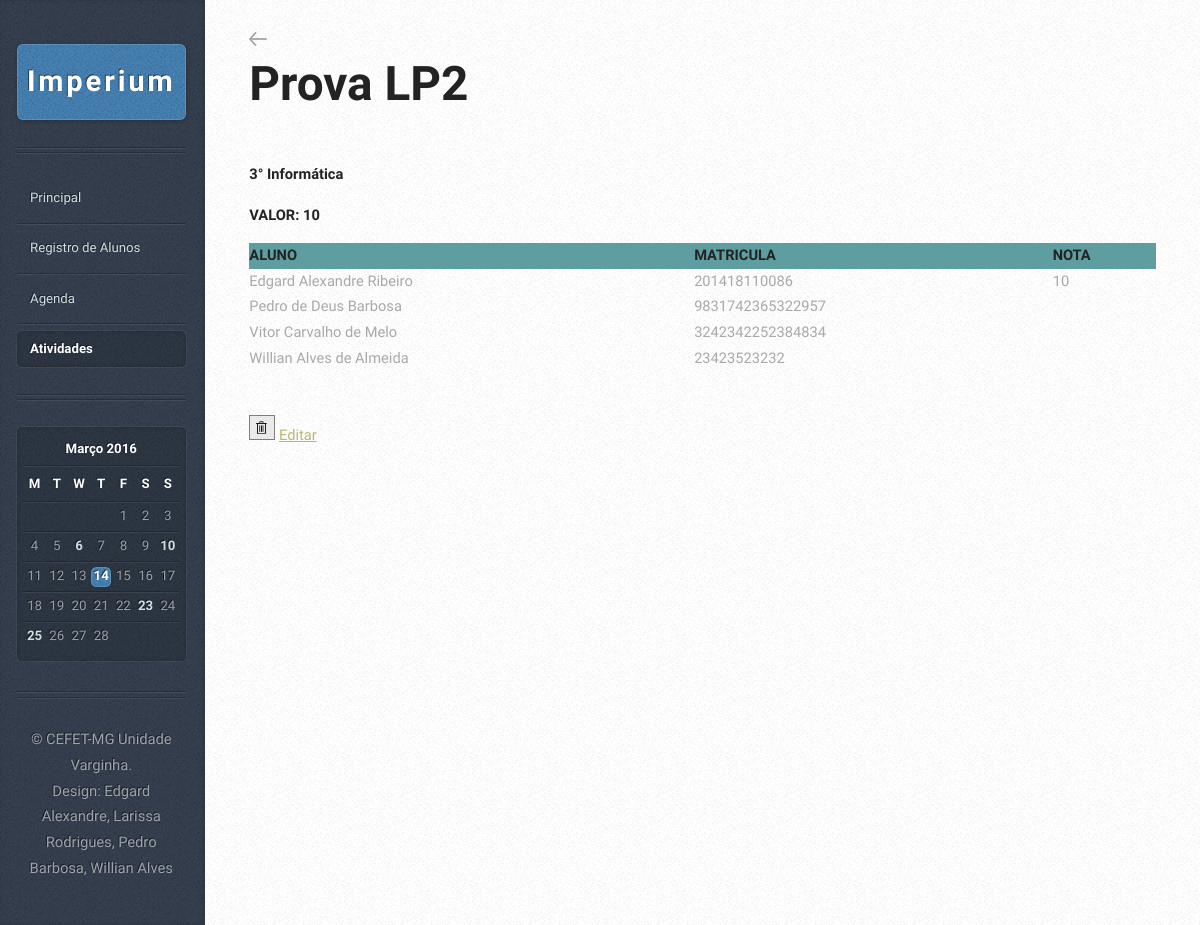
/atividadeRegistro.php?id=1, run on an earlier commit of the app's database.
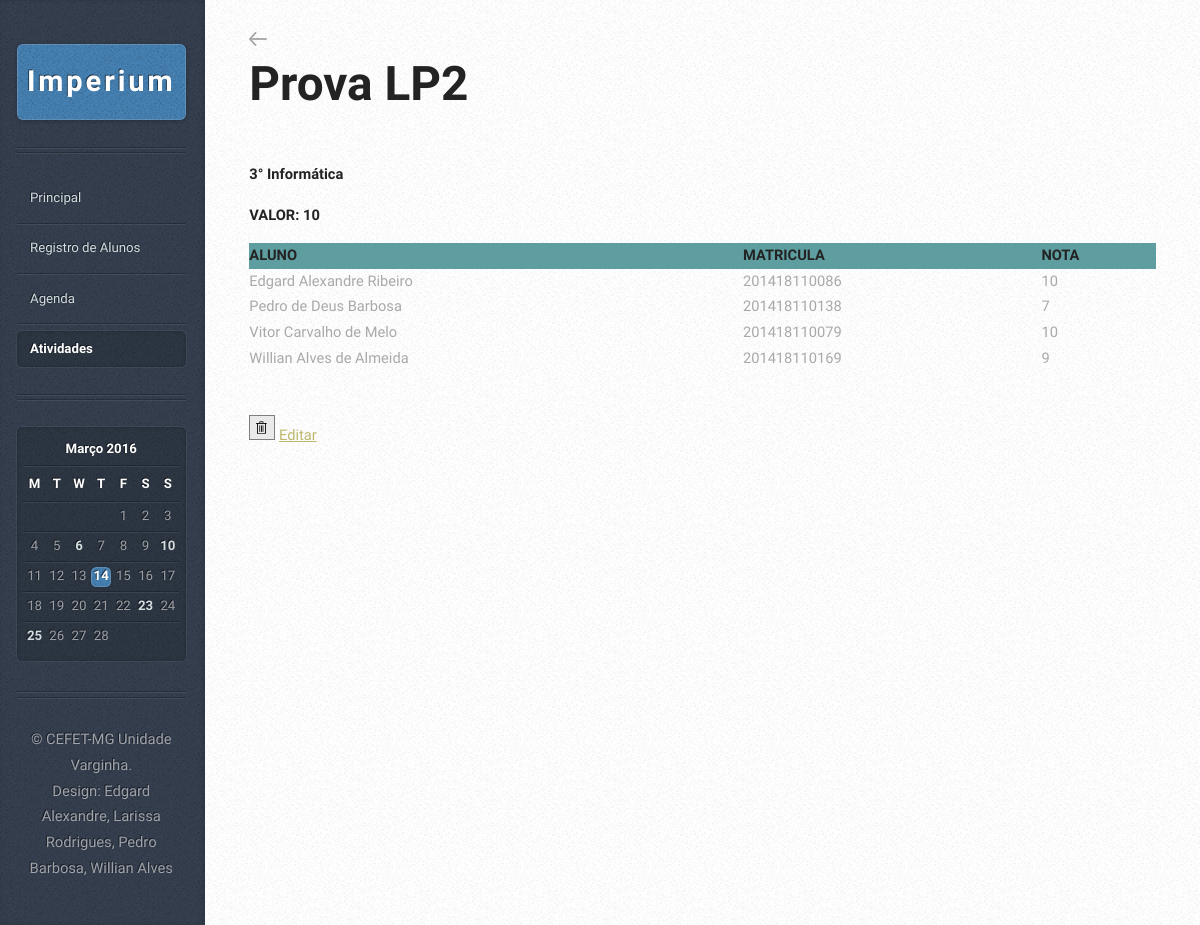
And on a later commit of the database.
### tables this page shows
CREATE TABLE IF NOT EXISTS `aluno` (
  `idAluno` int(11) NOT NULL AUTO_INCREMENT,
  `nomeAluno` varchar(45) NOT NULL,
  `matricula` varchar(45) NOT NULL,
  `frequencia` int(11) DEFAULT NULL,
  `idTurmaAluno` int(11) NOT NULL,
  PRIMARY KEY (`idAluno`),
  KEY `idTurmaAluno` (`idTurmaAluno`)
);

CREATE TABLE IF NOT EXISTS `nota` (
  `idNota` int(11) NOT NULL AUTO_INCREMENT,
  `idAtividade` int(11) NOT NULL,
  `idAluno` int(11) NOT NULL,
  `valorNota` float NOT NULL,
  PRIMARY KEY (`idNota`),
  KEY `idAtividade` (`idAtividade`,`idAluno`),
  KEY `idAluno` (`idAluno`)
);

### atividadeRegistro.php (the view, shortened to what the changed rows need)
<?php
    $PDO = db_connect();
	$id = $_GET["id"];
	$sql = "SELECT idAtividade, nomeAtividade, valorAtividade, bimestreAtividade, tipoAtividade, idTurmaAtividade FROM Atividade WHERE idAtividade = :idAtividade ORDER BY bimestreAtividade ASC";
    $sql2 = "SELECT idAluno, nomeAluno, matricula, frequencia, idTurmaAluno FROM Aluno WHERE idTurmaAluno = :idTurmaAluno ORDER BY nomeAluno ASC";
    $sql3 = "SELECT idNota, idAtividade, idAluno, valorNota FROM Nota WHERE idAtividade = :idAtividadeNota";
    $stmt = $PDO->prepare($sql);
	$stmt2 = $PDO->prepare($sql2);
    $stmt3 = $PDO->prepare($sql3);
    $stmt->execute(array(':idAtividade' => $id));
?>
<!DOCTYPE HTML>
<html>
<head>
		<link rel="stylesheet" href="assets/css/mainScreen.css" />
        <link rel="stylesheet" href="assets/css/style.css" />
	</head>
<body>
<div id="content">
    <div class="inner">
        <article class="box post post-excerpt">
        <?php $Atividade = $stmt->fetch(PDO::FETCH_ASSOC)?>
		<a href = "atividadeLista.php"><img src = "images/setaVoltar.png"></a><br>
            <h2><p><?php echo $Atividade['nomeAtividade']?></p></h2>
            <?php
            $turmaAtividade = $Atividade['idTurmaAtividade'];
            $stmt2->execute(array(':idTurmaAluno' => $turmaAtividade));
            $stmt3->execute(array(':idAtividadeNota' => $Atividade['idAtividade']));
        ?>
			<table>
				 <?php while($Aluno = $stmt2->fetch(PDO::FETCH_ASSOC)): ?>
                        <tr>
                            <td><?php echo $Aluno['nomeAluno'] ?></td>
                            <td><?php echo $Aluno['matricula'] ?></td>
                           <?php while($Nota = $stmt3->fetch(PDO::FETCH_ASSOC)): ?>
                                <?php if($Nota['idAluno'] == $Aluno['idAluno']): ?>
                                    <td><?php echo $Nota['valorNota'] ?></td>
                                <?php endif; ?>
                            <?php endwhile; ?>
                        </tr>
                    <?php $stmt3 = $PDO->prepare($sql3); ?>
                    <?php $stmt3->execute(array(':idAtividadeNota' => $Atividade['idAtividade'])); ?>
                <?php endwhile; ?>
        </table>
        </article>
    </div>
</div>
			<div id="sidebar">
					<h1 id="logo"><a href="#">Imperium</a></h1>
					<section class="box calendar">
						<div class="inner">
							<table>
								<caption>Março 2016</caption>
								<thead>
									<tr>
										<th scope="col" title="Monday">M</th>
										<th scope="col" title="Tuesday">T</th>
										<th scope="col" title="Wednesday">W</th>
										<th scope="col" title="Thursday">T</th>
										<th scope="col" title="Friday">F</th>
										<th scope="col" title="Saturday">S</th>
										<th scope="col" title="Sunday">S</th>
									</tr>
								</thead>
							</table>
						</div>
					</section>
			</div>
	</body>
</html>

What changed in the data, as far as the page shows it:
changed aluno "Pedro de Deus Barbosa": matricula "9831742365322957" → "201418110138"
added nota: valorNota "7", shown under aluno "Pedro de Deus Barbosa"
changed aluno "Vitor Carvalho de Melo": matricula "3242342252384834" → "201418110079"
added nota: valorNota "10", shown under aluno "Vitor Carvalho de Melo"
changed aluno "Willian Alves de Almeida": matricula "23423523232" → "201418110169"
added nota: valorNota "9", shown under aluno "Willian Alves de Almeida"
